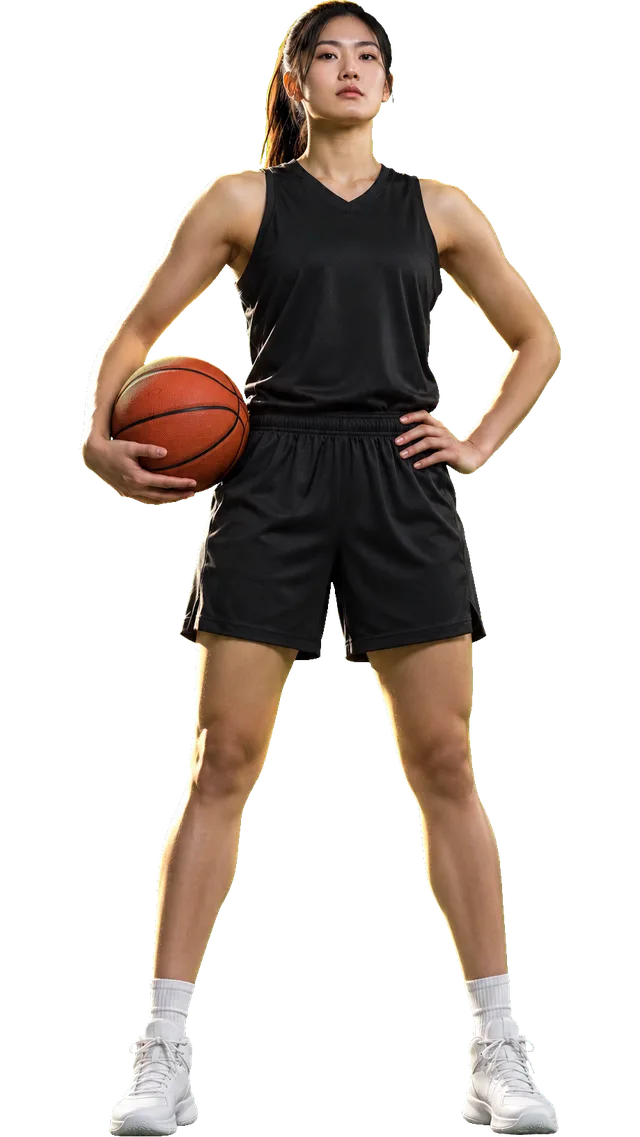
#> input picture v3/W2-images/cut-wbasketball-640.webp, 640 x 1137 px, found by its file name
$ python art_prompt.py
#> lines starting #> are read from the running program, lines starting #| are printed output that depends on the picture
import json, pathlib
from PIL import Image
ROOT = pathlib.Path(r"C:\Users\Jloeh\Developer\recruiting-calendar")
SITE = ROOT / "site"
T = pathlib.Path(r"C:\Users\Jloeh\.aside\u\1\sessions\2026-11-08_sIbJ63jY5p1sXMzN\tmp")
man = json.loads((SITE / "IMAGES.json").read_text(encoding="utf-8"))
#> (reads v3/W2-images/IMAGES.json from the repository)
for e in man["images"]:
    f = e["file"][0] if isinstance(e["file"], list) else e["file"]
    if any(k in f for k in ("derrick", "wbasketball", "football")):
        print("=== %s | subject: %s" % (f, e.get("subject")))
        print(e.get("prompt"))
        print("   other keys:", {k: v for k, v in e.items() if k not in ("prompt", "subject", "file")})
        print()
# flattened refs for style
for name in ("cut-wbasketball-640.webp", "cut-football-640.webp"):
    im = Image.open(SITE / "assets/media" / name).convert("RGBA")
#> im is the input picture: PIL image 640x1137 RGBA; mean R, G, B, A 43.3, 35.8, 30.5, 82.7
    bg = Image.new("RGBA", im.size, (245, 241, 232, 255))
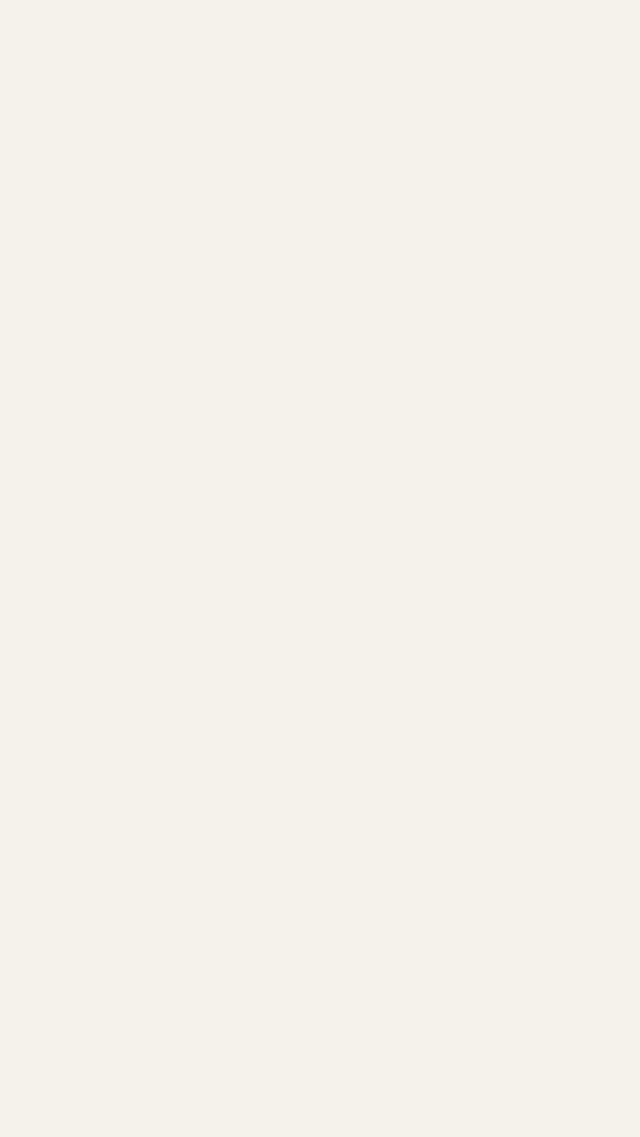
#> bg: PIL image 640x1137 RGBA; mean R, G, B, A 245, 241, 232, 255
    bg.alpha_composite(im)
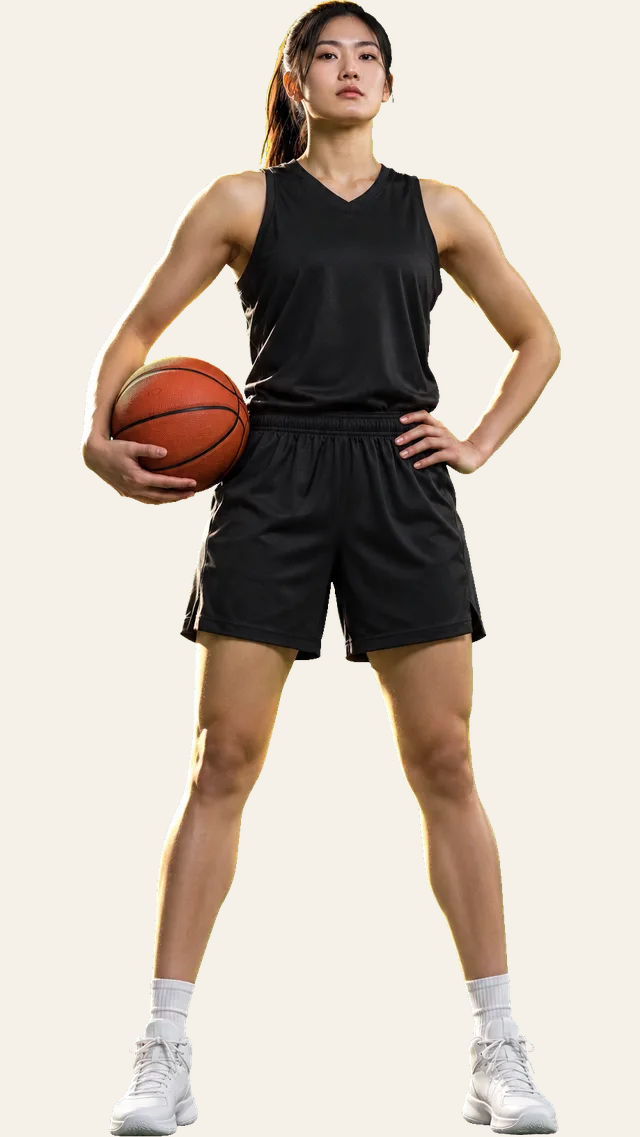
#> bg: PIL image 640x1137 RGBA; mean R, G, B, A 201.3, 191.1, 180.4, 255
    bg.convert("RGB").save(T / ("ref-" + name.replace(".webp", ".png")))
#> (the run stopped early here; a loop or call above may not have finished)
